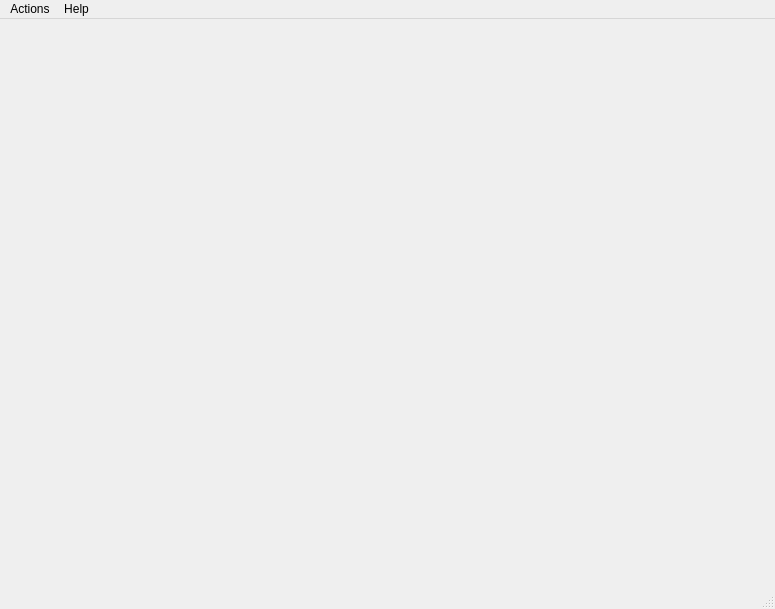
<?xml version="1.0" encoding="UTF-8"?>
<ui version="4.0">
 <class>CSyntroCFSClass</class>
 <widget class="QMainWindow" name="CSyntroCFSClass">
  <property name="geometry">
   <rect>
    <x>0</x>
    <y>0</y>
    <width>775</width>
    <height>609</height>
   </rect>
  </property>
  <property name="windowTitle">
   <string>CSyntroCFS</string>
  </property>
  <widget class="QWidget" name="centralWidget"/>
  <widget class="QMenuBar" name="menuBar">
   <property name="geometry">
    <rect>
     <x>0</x>
     <y>0</y>
     <width>775</width>
     <height>21</height>
    </rect>
   </property>
   <widget class="QMenu" name="menuHelp">
    <property name="title">
     <string>Help</string>
    </property>
    <addaction name="actionAbout"/>
   </widget>
   <widget class="QMenu" name="menuSettings">
    <property name="title">
     <string>Actions</string>
    </property>
    <addaction name="actionBasicSetup"/>
    <addaction name="actionConfiguration"/>
    <addaction name="actionExit"/>
   </widget>
   <addaction name="menuSettings"/>
   <addaction name="menuHelp"/>
  </widget>
  <widget class="QStatusBar" name="statusBar"/>
  <action name="actionExit">
   <property name="text">
    <string>Exit</string>
   </property>
   <property name="iconVisibleInMenu">
    <bool>false</bool>
   </property>
  </action>
  <action name="actionConfigure">
   <property name="text">
    <string>Configure ...</string>
   </property>
  </action>
  <action name="actionAbout">
   <property name="text">
    <string>About</string>
   </property>
  </action>
  <action name="actionBasicSetup">
   <property name="text">
    <string>Basic setup</string>
   </property>
  </action>
  <action name="actionConfiguration">
   <property name="text">
    <string>Configuration</string>
   </property>
  </action>
 </widget>
 <layoutdefault spacing="6" margin="11"/>
 <resources/>
 <connections/>
</ui>
